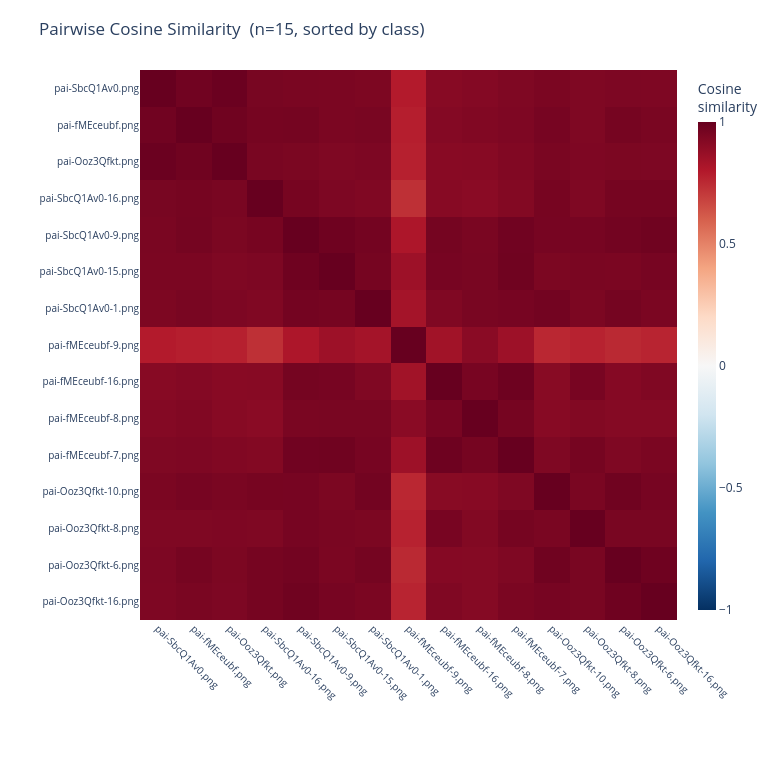

The notebook cell saved with this chart:
### Markdown cell above
## 5. Visualize (optional)

Requires `precisionai-agrieval[analysis]` (already included in the `notebook` extra). `output_path=None` renders the interactive Plotly figure inline instead of saving an HTML file.

### Code cell
plot_cosine_similarity(embeddings, result, output_path=None)

### Figure 1 — Plotly figure (JSON) as saved in the notebook; plotly's stock layout.template omitted (floating-point values rounded to 4 significant figures; data arrays with more than 128 entries replaced by an {"elided": "..."} marker saying what was removed)
{"data": [{"colorbar": {"thickness": 18, "title": {"text": "Cosine<br>similarity"}}, "colorscale": [[0.0, "rgb(5,48,97)"], [0.1, "rgb(33,102,172)"], [0.2, "rgb(67,147,195)"], [0.3, "rgb(146,197,222)"], [0.4, "rgb(209,229,240)"], [0.5, "rgb(247,247,247)"], [0.6, "rgb(253,219,199)"], [0.7, "rgb(244,165,130)"], [0.8, "rgb(214,96,77)"], [0.9, "rgb(178,24,43)"], [1.0, "rgb(103,0,31)"]], "hovertemplate": "Row: %{y}<br>Col: %{x}<br>Cosine similarity: %{z:.4f}<extra></extra>", "type": "heatmap", "x": ["pai-SbcQ1Av0.png", "pai-fMEceubf.png", "pai-Ooz3Qfkt.png", "pai-SbcQ1Av0-16.png", "pai-SbcQ1Av0-9.png", "pai-SbcQ1Av0-15.png", "pai-SbcQ1Av0-1.png", "pai-fMEceubf-9.png", "pai-fMEceubf-16.png", "pai-fMEceubf-8.png", "pai-fMEceubf-7.png", "pai-Ooz3Qfkt-10.png", "pai-Ooz3Qfkt-8.png", "pai-Ooz3Qfkt-6.png", "pai-Ooz3Qfkt-16.png"], "y": ["pai-SbcQ1Av0.png", "pai-fMEceubf.png", "pai-Ooz3Qfkt.png", "pai-SbcQ1Av0-16.png", "pai-SbcQ1Av0-9.png", "pai-SbcQ1Av0-15.png", "pai-SbcQ1Av0-1.png", "pai-fMEceubf-9.png", "pai-fMEceubf-16.png", "pai-fMEceubf-8.png", "pai-fMEceubf-7.png", "pai-Ooz3Qfkt-10.png", "pai-Ooz3Qfkt-8.png", "pai-Ooz3Qfkt-6.png", "pai-Ooz3Qfkt-16.png"], "z": {"elided": "15x15 float values"}, "zmax": 1.0, "zmin": -1.0}], "layout": {"height": 760, "margin": {"b": 140, "l": 140, "r": 60, "t": 70}, "paper_bgcolor": "white", "plot_bgcolor": "white", "title": {"font": {"size": 17}, "text": "Pairwise Cosine Similarity  (n=15, sorted by class)"}, "width": 780, "xaxis": {"tickangle": 45, "tickfont": {"size": 10}}, "yaxis": {"autorange": "reversed", "tickfont": {"size": 10}}}}
